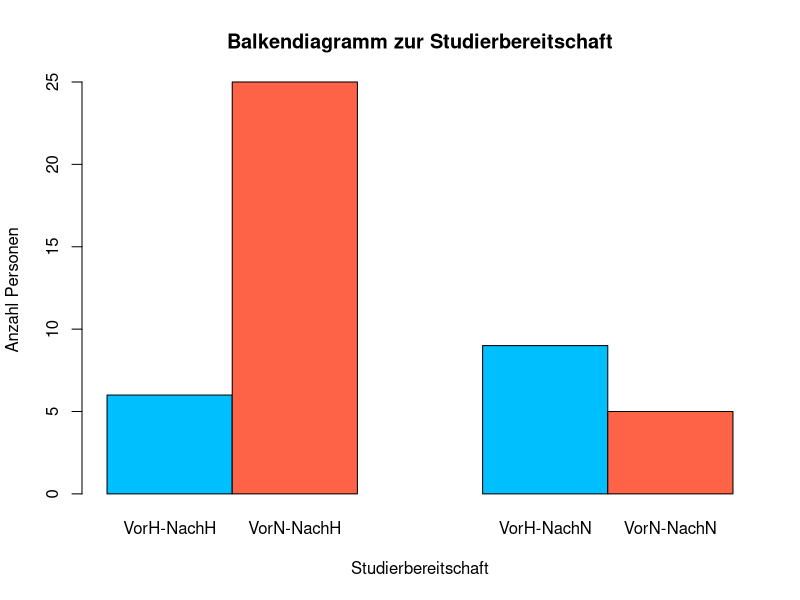
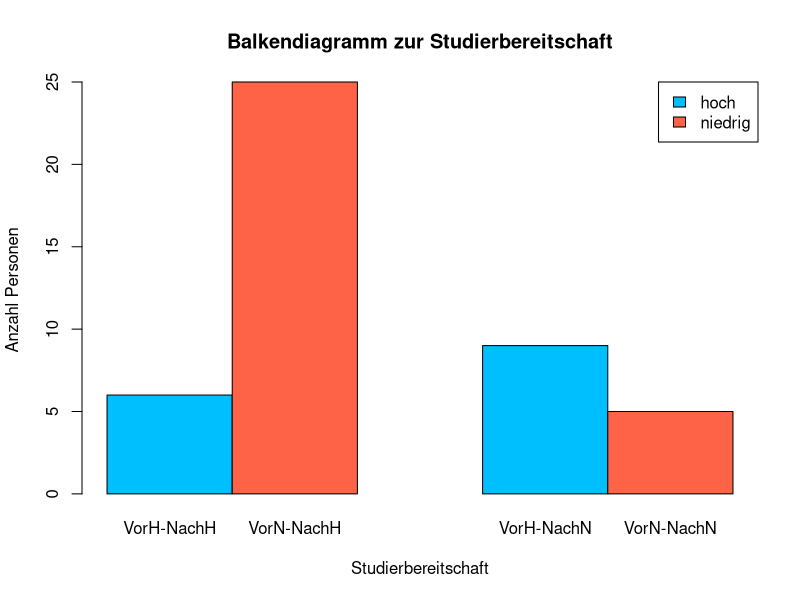

The R script that drew these images, in order:
## ---- chunk 1
library(readxl)
chi <- read_xlsx("chi.xlsx")
chi
## ---- chunk 2
counts <- table(chi$vorher, by = chi$nachher)

barplot(counts, main="Balkendiagramm zur Studierbereitschaft", col=c("deepskyblue","tomato"),
        ylab="Anzahl Personen", xlab = "Studierbereitschaft", beside=T,
        names.arg =c("VorH-NachH","VorN-NachH","VorH-NachN", "VorN-NachN"))
## ---- chunk 3
counts
## ---- chunk 4
counts<- table(Vorher = chi$vorher, nachher = chi$nachher)
print("beobachtete Werte ")
print(counts)
## ---- chunk 5
ch <- chisq.test(counts, correct = F)
print("Erwartete Werte ")
ch
## ---- chunk 6
round(ch$expected, 2)
## ---- chunk 7
ch <- chisq.test(counts, correct = F)
ch 
## ---- chunk 8
anzahl <- nrow(chi)

sprintf("Der Datensatz hat %d Zeilen.",anzahl)
## ---- chunk 9
cramersV <- sqrt(( ch$statistic)/(anzahl*(2-1)))
sprintf("Die Effektstärke liegt bei %.2f.", cramersV)
## ---- chunk 10
head(chi, 5)
## ---- chunk 11
counts<- table(Vorher= chi$vorher, Nachher = chi$nachher)

barplot(counts, main="Balkendiagramm zur Studierbereitschaft", col=c("deepskyblue","tomato"),
        ylab="Anzahl Personen", xlab = "Studierbereitschaft", beside=T,
        names.arg =c("VorH-NachH","VorN-NachH","VorH-NachN", "VorN-NachN"), legend = rownames(counts),       
        args.legend = list(x = "topright"))
## ---- chunk 12
counts<- table( Vorher =chi$vorher, Nachher = chi$nachher)
head(counts)
## ---- chunk 13
ch <- chisq.test(counts, correct = F)
round(ch$expected, 2)
## ---- chunk 14
ch <- chisq.test(counts, correct = F)
ch 
## ---- chunk 15
ch <- chisq.test(counts, correct = F)
ch
## ---- chunk 16
fisher.test(counts)
## ---- chunk 17
ch <- chisq.test(counts, correct = TRUE)
ch 
## ---- chunk 18
ch <- chisq.test(counts, correct = TRUE)
ch 
## ---- chunk 19
fisher.test(counts)
## ---- chunk 20
anzahl <- nrow(chi)

sprintf("Der Datensatz hat %d Zeilen.",anzahl)
## ---- chunk 21
sprintf("Das Chi-Quadrat liegt bei %.2f.",ch$statistic)
## ---- chunk 22
cramersV <- sqrt(( ch$statistic)/(anzahl*(2-1)))
sprintf("Die Effektstärke liegt bei %.2f.",cramersV)
## ---- chunk 23

ch <- chisq.test(counts, correct = F) # correct = F ohne Anpassungen - die "normale" Formel
ch 

## ---- chunk 24
ch <- chisq.test(counts, correct = TRUE) # Die Anpassung nach Yates - correct = TRUE - Die Formel wird um -0.5 erweietert
ch 

## ---- chunk 25
ch <- chisq.test(counts, correct = F)
ch 
fisher.test(counts)

## ---- chunk 26

ch <- chisq.test(counts, correct = TRUE)
ch 
fisher.test(counts)

